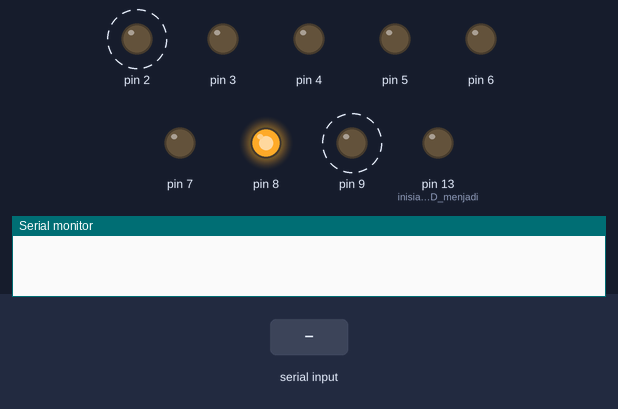
The sketch below on a simulated Arduino Uno, built with avr-gcc and run on an emulated ATmega328P. On the bench: output pins drawn as LEDs (lit = HIGH), the last lines printed to the serial monitor. Dashed ring = blinking. The test bench sets the inputs (shaded band).

Above: at 1.76 s.
1.8 s: "1\n" received over Serial
At 1.96 s:
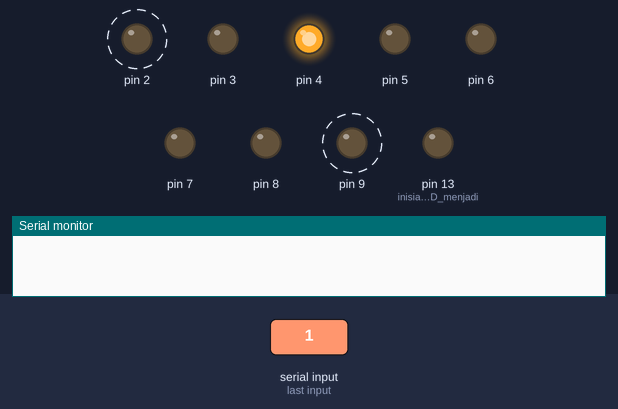
At 2.41 s:
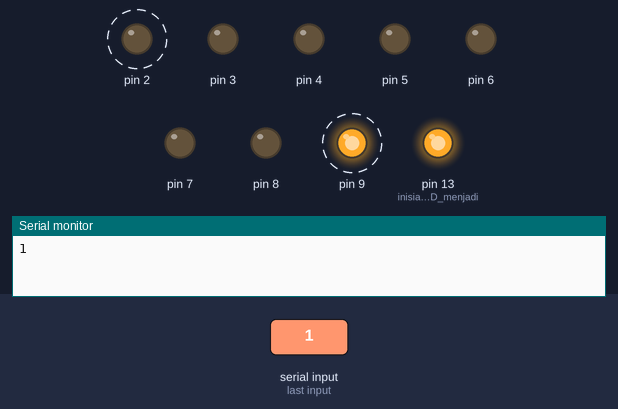
4.8 s: byte 48 ('0') received over Serial
At 5.21 s:
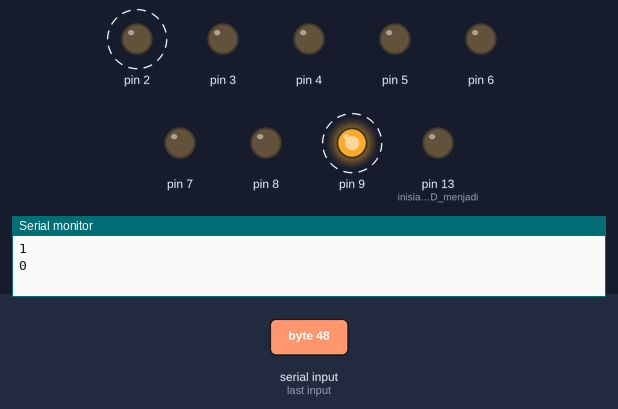
Timing chart, 0 to 13.8 s (numbered marks = the images above; inputs shaded):
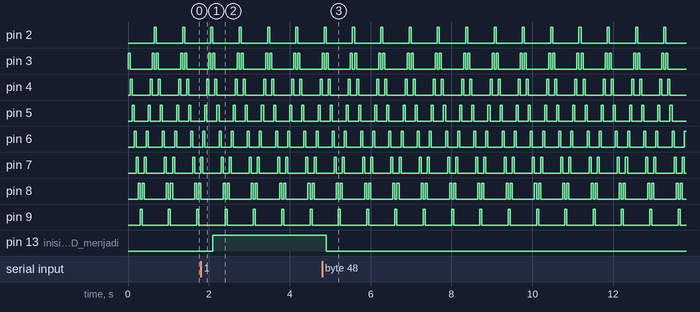

Measured:
- after the input at 1.8 s, pin 13 (inisialisasi_LED_menjadi): LOW → HIGH after 0.30 s
- after the input at 4.8 s, pin 13 (inisialisasi_LED_menjadi): HIGH → LOW after 0.10 s
- by itself, pin 2, pin 9: alternates HIGH for 0.05 s and LOW for 0.65 s
- by itself, pin 3, pin 8: repeats every 0.70 s: LOW 0.05 s, HIGH 0.05 s, LOW 0.55 s, HIGH 0.05 s
- by itself, pin 4: repeats every 0.70 s: HIGH 0.05 s, LOW 0.45 s, HIGH 0.05 s, LOW 0.15 s
- by itself, pin 5: repeats every 0.70 s: LOW 0.35 s, HIGH 0.05 s, LOW 0.25 s, HIGH 0.05 s
- by itself, pin 6: repeats every 0.70 s: LOW 0.25 s, HIGH 0.05 s, LOW 0.35 s, HIGH 0.05 s
- by itself, pin 7: repeats every 0.70 s: LOW 0.15 s, HIGH 0.05 s, LOW 0.45 s, HIGH 0.05 s

The sketch:

IoT_Smarthome.ino
```cpp
#include <SoftwareSerial.h>
SoftwareSerial module_bluetooth(0, 1);  // pin RX | TX

char data = 0;
void setup() {
  // Pengaturan LED untuk running LED
  pinMode(2, OUTPUT);
  pinMode(3, OUTPUT);
  pinMode(4, OUTPUT);
  pinMode(5, OUTPUT);
  pinMode(6, OUTPUT);
  pinMode(7, OUTPUT);
  pinMode(8, OUTPUT);
  pinMode(9, OUTPUT);
  // Akhir dari pengaturan running LED

  Serial.begin(9600);
  pinMode(13, OUTPUT);  //inisialisasi LED menjadi output
}
void loop() {
  // Konfigurasi running LED
  digitalWrite(2, HIGH);
  digitalWrite(2, LOW);
  digitalWrite(3, HIGH);
  delay(50);
  digitalWrite(3, LOW);
  digitalWrite(4, HIGH);
  delay(50);
  digitalWrite(4, LOW);
  digitalWrite(5, HIGH);
  delay(50);
  digitalWrite(5, LOW);
  digitalWrite(6, HIGH);
  delay(50);
  digitalWrite(6, LOW);
  digitalWrite(7, HIGH);
  delay(50);
  digitalWrite(7, LOW);
  digitalWrite(8, HIGH);
  delay(50);
  digitalWrite(8, LOW);
  digitalWrite(9, HIGH);
  delay(50);
  digitalWrite(9, LOW);

  // Invers
  digitalWrite(8, HIGH);
  delay(50);
  digitalWrite(8, LOW);
  digitalWrite(7, HIGH);
  delay(50);
  digitalWrite(7, LOW);
  digitalWrite(6, HIGH);
  delay(50);
  digitalWrite(6, LOW);
  digitalWrite(5, HIGH);
  delay(50);
  digitalWrite(5, LOW);
  digitalWrite(4, HIGH);
  delay(50);
  digitalWrite(4, LOW);
  digitalWrite(3, HIGH);
  delay(50);
  digitalWrite(3, LOW);
  digitalWrite(2, HIGH);
  delay(50);
  digitalWrite(2, LOW);
  // Akhir dari konfigurasi running LED

  if (Serial.available() > 0) {
    data = Serial.read();
    Serial.print(data);  //Pembacaan dan ditampilkan data yang masuk
    Serial.print("\n");
    //Data yang masuk
    if (data == '1') {
      digitalWrite(13, HIGH);  //diberikan waktu tunda 1 detik

    } else if (data == '0')
      digitalWrite(13, LOW);
  }
}
```
